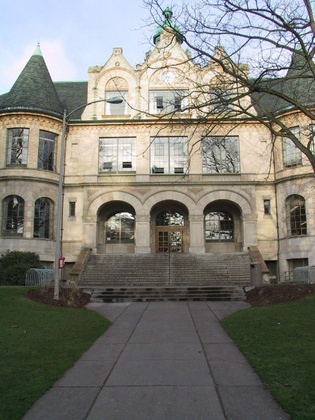
%> input picture CSE185_Lab9/denny/denny00.jpg, 315 x 420 px, shrunk from 480 x 640 before the run
$ octave lab09.m   (GNU Octave 9; MATLAB toolbox functions it lacks are replaced by stand-ins)
%> lines starting %> are read from the running program, lines starting %| are printed output that depends on the picture

run('vlfeat-0.9.21/toolbox/vl_setup');
%> (this line was passed over: vl_setup is not available in this run)

%img1 = im2single(imread('prtn13.jpg'));
%img2 = im2single(imread('prtn12.jpg'));
img1 = im2single(imread('denny/denny00.jpg'));
img2 = im2single(imread('denny/denny01.jpg'));
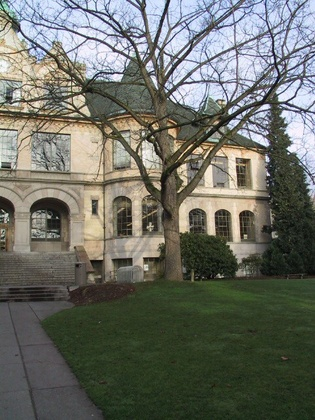
%> input picture CSE185_Lab9/denny/denny01.jpg, 315 x 420 px, shrunk from 480 x 640 before the run
% [4 lines of commented-out code are left out]


%% SIFT feature extraction
I1 = rgb2gray(img1);
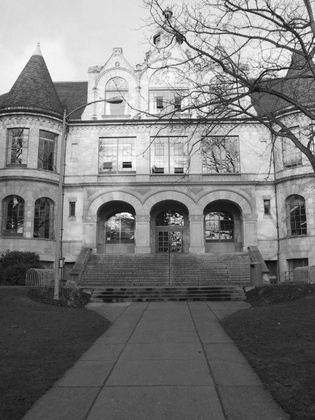
%> I1: size 420x315 single; min 0.00586, max 1, mean 0.481
I2 = rgb2gray(img2);
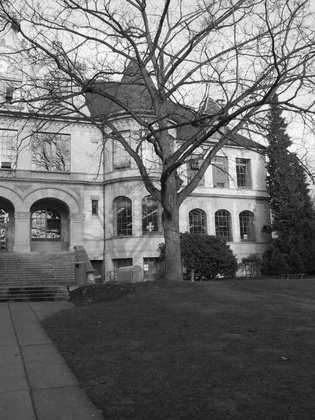
%> I2: size 420x315 single; min 0.0121, max 1, mean 0.423

%> (the run ends here)
